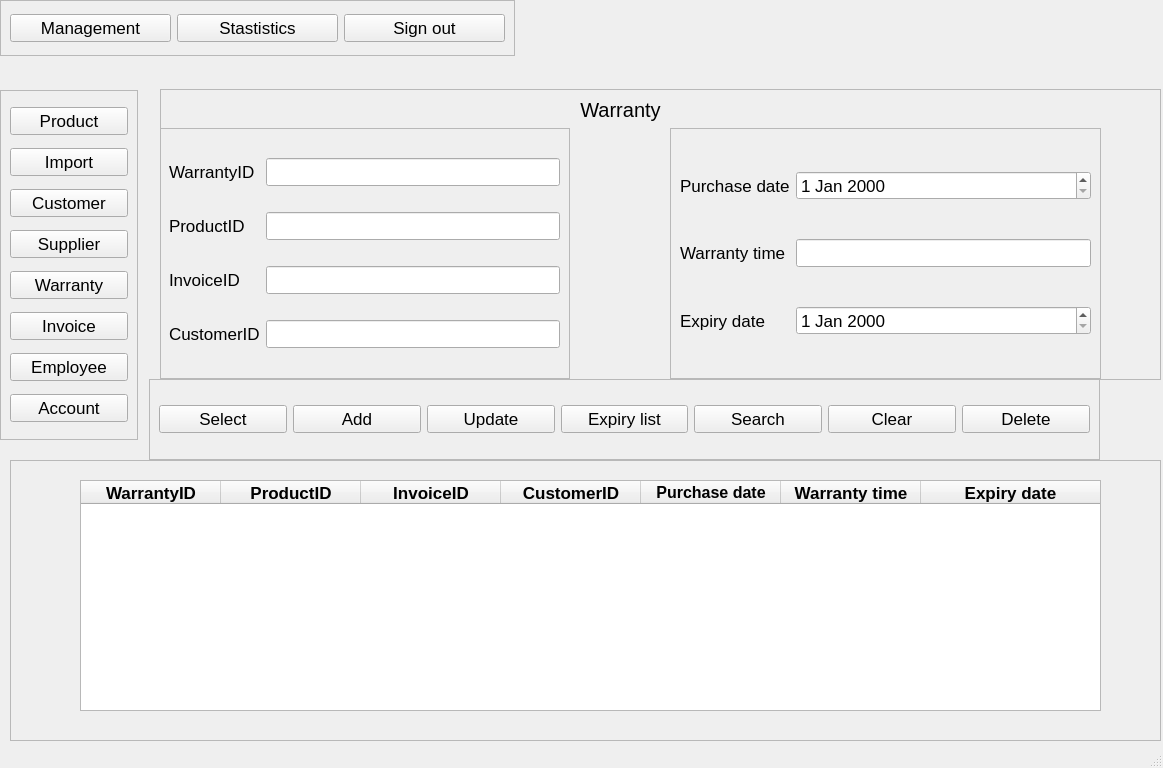
<?xml version="1.0" encoding="UTF-8"?>
<ui version="4.0">
 <class>WarrantyAdmin</class>
 <widget class="QMainWindow" name="WarrantyAdmin">
  <property name="geometry">
   <rect>
    <x>0</x>
    <y>0</y>
    <width>1163</width>
    <height>768</height>
   </rect>
  </property>
  <property name="font">
   <font>
    <pointsize>13</pointsize>
   </font>
  </property>
  <property name="windowTitle">
   <string>MainWindow</string>
  </property>
  <widget class="QWidget" name="centralwidget">
   <widget class="QFrame" name="frame">
    <property name="geometry">
     <rect>
      <x>10</x>
      <y>460</y>
      <width>1151</width>
      <height>281</height>
     </rect>
    </property>
    <property name="frameShape">
     <enum>QFrame::StyledPanel</enum>
    </property>
    <property name="frameShadow">
     <enum>QFrame::Raised</enum>
    </property>
    <widget class="QTableWidget" name="table">
     <property name="geometry">
      <rect>
       <x>70</x>
       <y>20</y>
       <width>1021</width>
       <height>231</height>
      </rect>
     </property>
     <property name="focusPolicy">
      <enum>Qt::NoFocus</enum>
     </property>
     <property name="showGrid">
      <bool>false</bool>
     </property>
     <attribute name="horizontalHeaderMinimumSectionSize">
      <number>50</number>
     </attribute>
     <attribute name="horizontalHeaderDefaultSectionSize">
      <number>140</number>
     </attribute>
     <attribute name="horizontalHeaderStretchLastSection">
      <bool>true</bool>
     </attribute>
     <attribute name="verticalHeaderVisible">
      <bool>false</bool>
     </attribute>
     <attribute name="verticalHeaderDefaultSectionSize">
      <number>35</number>
     </attribute>
     <column>
      <property name="text">
       <string>WarrantyID</string>
      </property>
      <property name="font">
       <font>
        <weight>75</weight>
        <bold>true</bold>
       </font>
      </property>
      <property name="textAlignment">
       <set>AlignCenter</set>
      </property>
     </column>
     <column>
      <property name="text">
       <string>ProductID</string>
      </property>
      <property name="font">
       <font>
        <weight>75</weight>
        <bold>true</bold>
       </font>
      </property>
      <property name="textAlignment">
       <set>AlignCenter</set>
      </property>
     </column>
     <column>
      <property name="text">
       <string>InvoiceID</string>
      </property>
      <property name="font">
       <font>
        <weight>75</weight>
        <bold>true</bold>
       </font>
      </property>
      <property name="textAlignment">
       <set>AlignCenter</set>
      </property>
     </column>
     <column>
      <property name="text">
       <string>CustomerID</string>
      </property>
      <property name="font">
       <font>
        <weight>75</weight>
        <bold>true</bold>
       </font>
      </property>
      <property name="textAlignment">
       <set>AlignCenter</set>
      </property>
     </column>
     <column>
      <property name="text">
       <string>Purchase date</string>
      </property>
      <property name="font">
       <font>
        <pointsize>12</pointsize>
        <weight>75</weight>
        <bold>true</bold>
       </font>
      </property>
      <property name="textAlignment">
       <set>AlignCenter</set>
      </property>
     </column>
     <column>
      <property name="text">
       <string>Warranty time</string>
      </property>
      <property name="font">
       <font>
        <weight>75</weight>
        <bold>true</bold>
       </font>
      </property>
      <property name="textAlignment">
       <set>AlignCenter</set>
      </property>
     </column>
     <column>
      <property name="text">
       <string>Expiry date</string>
      </property>
      <property name="font">
       <font>
        <weight>75</weight>
        <bold>true</bold>
       </font>
      </property>
      <property name="textAlignment">
       <set>AlignCenter</set>
      </property>
     </column>
    </widget>
   </widget>
   <widget class="QFrame" name="frame_2">
    <property name="geometry">
     <rect>
      <x>160</x>
      <y>89</y>
      <width>1001</width>
      <height>291</height>
     </rect>
    </property>
    <property name="frameShape">
     <enum>QFrame::StyledPanel</enum>
    </property>
    <property name="frameShadow">
     <enum>QFrame::Raised</enum>
    </property>
    <widget class="QLabel" name="label">
     <property name="geometry">
      <rect>
       <x>410</x>
       <y>0</y>
       <width>101</width>
       <height>41</height>
      </rect>
     </property>
     <property name="font">
      <font>
       <pointsize>15</pointsize>
      </font>
     </property>
     <property name="text">
      <string>Warranty</string>
     </property>
     <property name="alignment">
      <set>Qt::AlignCenter</set>
     </property>
    </widget>
    <widget class="QFrame" name="frame_6">
     <property name="geometry">
      <rect>
       <x>-1</x>
       <y>39</y>
       <width>411</width>
       <height>251</height>
      </rect>
     </property>
     <property name="frameShape">
      <enum>QFrame::StyledPanel</enum>
     </property>
     <property name="frameShadow">
      <enum>QFrame::Raised</enum>
     </property>
     <layout class="QGridLayout" name="gridLayout">
      <item row="0" column="0">
       <widget class="QLabel" name="label_2">
        <property name="text">
         <string>WarrantyID</string>
        </property>
       </widget>
      </item>
      <item row="2" column="1">
       <widget class="QLineEdit" name="invoiceID"/>
      </item>
      <item row="1" column="1">
       <widget class="QLineEdit" name="productID"/>
      </item>
      <item row="1" column="0">
       <widget class="QLabel" name="label_3">
        <property name="text">
         <string>ProductID</string>
        </property>
       </widget>
      </item>
      <item row="2" column="0">
       <widget class="QLabel" name="label_6">
        <property name="text">
         <string>InvoiceID</string>
        </property>
       </widget>
      </item>
      <item row="0" column="1">
       <widget class="QLineEdit" name="warrantyID"/>
      </item>
      <item row="3" column="0">
       <widget class="QLabel" name="label_8">
        <property name="text">
         <string>CustomerID</string>
        </property>
       </widget>
      </item>
      <item row="3" column="1">
       <widget class="QLineEdit" name="customerID"/>
      </item>
     </layout>
    </widget>
    <widget class="QFrame" name="frame_7">
     <property name="geometry">
      <rect>
       <x>510</x>
       <y>39</y>
       <width>431</width>
       <height>251</height>
      </rect>
     </property>
     <property name="frameShape">
      <enum>QFrame::StyledPanel</enum>
     </property>
     <property name="frameShadow">
      <enum>QFrame::Raised</enum>
     </property>
     <layout class="QGridLayout" name="gridLayout_2">
      <item row="0" column="0">
       <widget class="QLabel" name="label_5">
        <property name="text">
         <string>Purchase date</string>
        </property>
       </widget>
      </item>
      <item row="1" column="0">
       <widget class="QLabel" name="label_4">
        <property name="text">
         <string>Warranty time</string>
        </property>
       </widget>
      </item>
      <item row="1" column="1">
       <widget class="QLineEdit" name="warrantyTime"/>
      </item>
      <item row="2" column="0">
       <widget class="QLabel" name="label_7">
        <property name="text">
         <string>Expiry date</string>
        </property>
       </widget>
      </item>
      <item row="0" column="1">
       <widget class="QDateEdit" name="purchaseDate"/>
      </item>
      <item row="2" column="1">
       <widget class="QDateEdit" name="EXP"/>
      </item>
     </layout>
    </widget>
   </widget>
   <widget class="QFrame" name="frame_3">
    <property name="geometry">
     <rect>
      <x>0</x>
      <y>0</y>
      <width>515</width>
      <height>56</height>
     </rect>
    </property>
    <property name="layoutDirection">
     <enum>Qt::LeftToRight</enum>
    </property>
    <property name="frameShape">
     <enum>QFrame::StyledPanel</enum>
    </property>
    <property name="frameShadow">
     <enum>QFrame::Raised</enum>
    </property>
    <layout class="QHBoxLayout" name="horizontalLayout">
     <item>
      <widget class="QPushButton" name="management">
       <property name="text">
        <string>Management</string>
       </property>
      </widget>
     </item>
     <item>
      <widget class="QPushButton" name="statistic">
       <property name="text">
        <string>Stastistics</string>
       </property>
      </widget>
     </item>
     <item>
      <widget class="QPushButton" name="signOut">
       <property name="text">
        <string>Sign out</string>
       </property>
      </widget>
     </item>
    </layout>
   </widget>
   <widget class="QFrame" name="frame_4">
    <property name="geometry">
     <rect>
      <x>149</x>
      <y>379</y>
      <width>951</width>
      <height>81</height>
     </rect>
    </property>
    <property name="frameShape">
     <enum>QFrame::StyledPanel</enum>
    </property>
    <property name="frameShadow">
     <enum>QFrame::Raised</enum>
    </property>
    <layout class="QHBoxLayout" name="horizontalLayout_2">
     <item>
      <widget class="QPushButton" name="select">
       <property name="text">
        <string>Select</string>
       </property>
      </widget>
     </item>
     <item>
      <widget class="QPushButton" name="add">
       <property name="text">
        <string>Add</string>
       </property>
      </widget>
     </item>
     <item>
      <widget class="QPushButton" name="update">
       <property name="text">
        <string>Update</string>
       </property>
      </widget>
     </item>
     <item>
      <widget class="QPushButton" name="expiryList">
       <property name="text">
        <string>Expiry list</string>
       </property>
      </widget>
     </item>
     <item>
      <widget class="QPushButton" name="search">
       <property name="text">
        <string>Search</string>
       </property>
      </widget>
     </item>
     <item>
      <widget class="QPushButton" name="clear">
       <property name="text">
        <string>Clear</string>
       </property>
      </widget>
     </item>
     <item>
      <widget class="QPushButton" name="delete_2">
       <property name="text">
        <string>Delete</string>
       </property>
      </widget>
     </item>
    </layout>
   </widget>
   <widget class="QFrame" name="frame_5">
    <property name="geometry">
     <rect>
      <x>0</x>
      <y>90</y>
      <width>138</width>
      <height>350</height>
     </rect>
    </property>
    <property name="frameShape">
     <enum>QFrame::StyledPanel</enum>
    </property>
    <property name="frameShadow">
     <enum>QFrame::Raised</enum>
    </property>
    <layout class="QVBoxLayout" name="verticalLayout">
     <item>
      <widget class="QPushButton" name="product">
       <property name="text">
        <string>Product</string>
       </property>
      </widget>
     </item>
     <item>
      <widget class="QPushButton" name="import_2">
       <property name="text">
        <string>Import</string>
       </property>
      </widget>
     </item>
     <item>
      <widget class="QPushButton" name="customer">
       <property name="text">
        <string>Customer</string>
       </property>
      </widget>
     </item>
     <item>
      <widget class="QPushButton" name="supplier">
       <property name="text">
        <string>Supplier</string>
       </property>
      </widget>
     </item>
     <item>
      <widget class="QPushButton" name="warranty">
       <property name="text">
        <string>Warranty</string>
       </property>
      </widget>
     </item>
     <item>
      <widget class="QPushButton" name="invoice">
       <property name="text">
        <string>Invoice</string>
       </property>
      </widget>
     </item>
     <item>
      <widget class="QPushButton" name="employee">
       <property name="text">
        <string>Employee</string>
       </property>
      </widget>
     </item>
     <item>
      <widget class="QPushButton" name="account">
       <property name="text">
        <string>Account</string>
       </property>
      </widget>
     </item>
    </layout>
   </widget>
  </widget>
  <widget class="QMenuBar" name="menubar">
   <property name="geometry">
    <rect>
     <x>0</x>
     <y>0</y>
     <width>1163</width>
     <height>26</height>
    </rect>
   </property>
  </widget>
  <widget class="QStatusBar" name="statusbar"/>
 </widget>
 <resources/>
 <connections/>
</ui>
